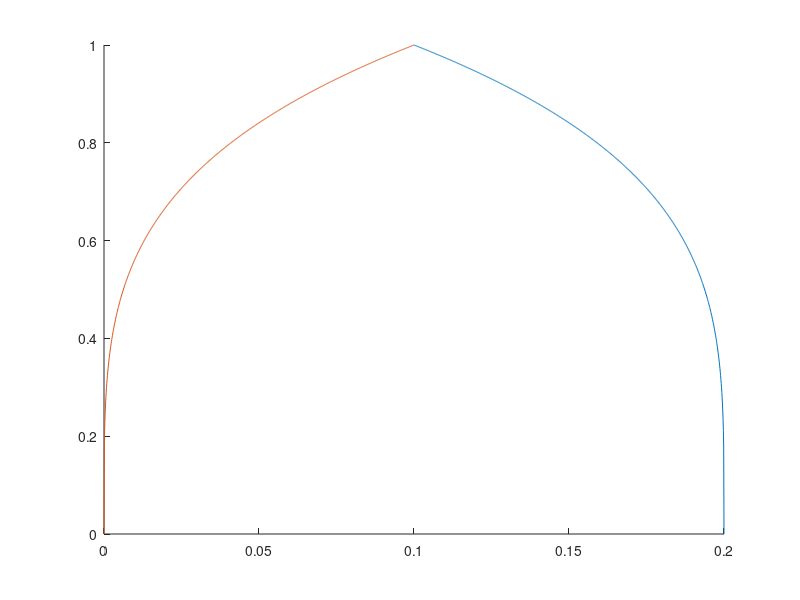

Reproduce this figure in MATLAB.
% clear all; close all; clc;
R=0;
R2=0.1;
r=linspace(0,0.1,1000);

uT=1*(1-r/0.1).^(1/4);
uT2 = (r/0.1).^(1/4);
figure(2)
hold on
plot(r+0.1,uT)
plot(r,uT2)